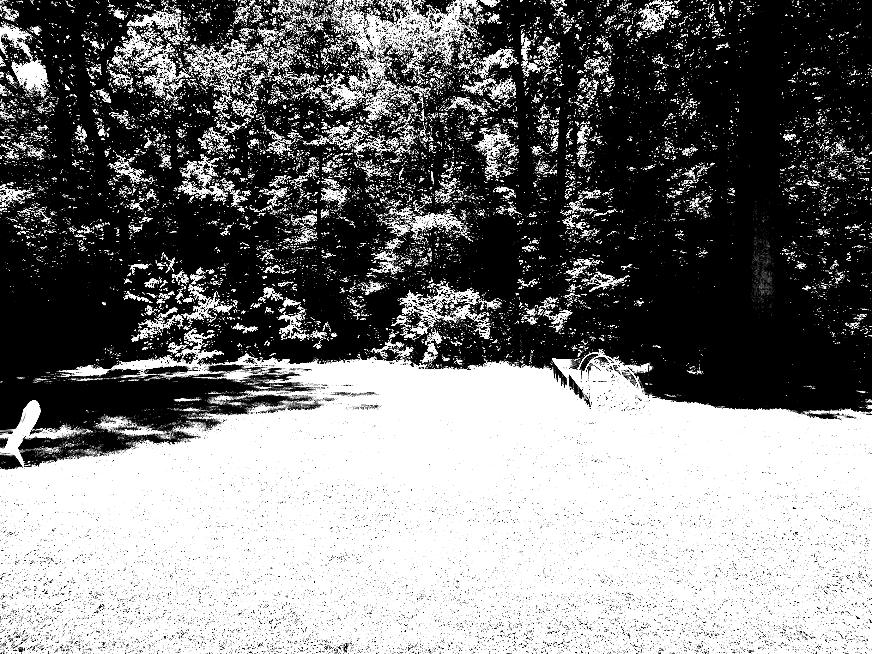
#> input picture test.jpg, 872 x 654 px, given as the content of the folder C:/Users/danie/Documents/Python/Sunlighttest/Test5/input, which was not available
$ python sunlightDetect.py
#> lines starting #> are read from the running program, lines starting #| are printed output that depends on the picture; pictures that were not available may be replaced by others from this repository, and a replacement may not be noted
from PIL import Image, ImageEnhance, ImageFilter
import os

##    Required paths:
##        inputPath - The path that will contain each of the input images
##        outputPath - The path where any output images will be saved
##        maskPath - The path to the greyscale mask image.
##            Black = Areas to analyze
##            White = Areas to ignore

inputPath = r'C:\Users\danie\Documents\Python\Sunlighttest\Test5\input'
outputPath = r'C:\Users\danie\Documents\Python\Sunlighttest\Test5\output'
maskPath = r'C:\Users\danie\Documents\Python\Sunlighttest\Test5\Mask.JPG'

def main():
    # imgs is a list containing the names of each of the jpg images located in the
    # inputPath.
    imgs = [file for file in os.listdir(inputPath) if '.' in file and file.split('.')[1].lower() == 'jpg']

    # Sunmaps show areas of direct sunlight.  These areas are added together to
    # determine how much each area is exposed to sunlight.  sunmaps is a list
    # consisting of pillow image objects.
    sunmaps = []

    for img in imgs:
        inputImg = Image.open(inputPath + '\\' + img)
#> inputImg is the input picture: PIL image 872x654 L; min 0, max 255, mean 123.9

        if maskPath:
            inputMask = Image.open(maskPath)
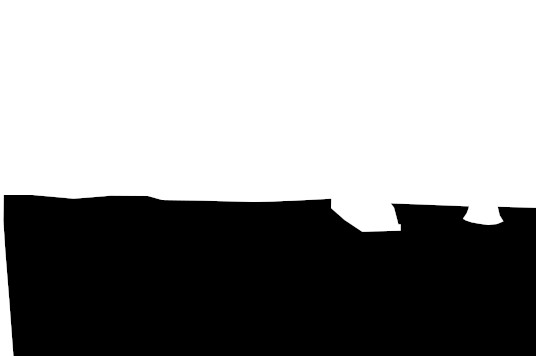
#> input picture mask.jpg, 536 x 356 px, found by its file name
#> inputMask is the input picture: PIL image 536x356 L; min 0, max 255, mean 148.6
        else:
            inputMask = None

        sunMap = create_sunlight_map(inputImg, inputMask, saveBW=True)
        outputFile = img.split('.')[0] + '_sunMap.jpg'
        sunMap.save(outputPath + '\\' + outputFile)
        create_sunlight_map_overlay(inputImg, sunMap, img)
        calculate_sun_exposure(5)


def create_sunlight_map(img, mask, v=229, show=False, saveBW=False, contrast=2.5):
    # Convert to BW image
#> called with v = 229, show = False, saveBW = True, contrast = 2.5
    print(img)
#| <PIL.JpegImagePlugin.JpegImageFile image mode=L size=872x654 at 0x7FC10A325710>
    imgBW = img.convert("L")

    if mask:
        mask = mask.convert("L")

    # Blur image
##    imgBW = imgBW.filter(ImageFilter.GaussianBlur(5))
    imgBW = imgBW.filter(ImageFilter.GaussianBlur(3))
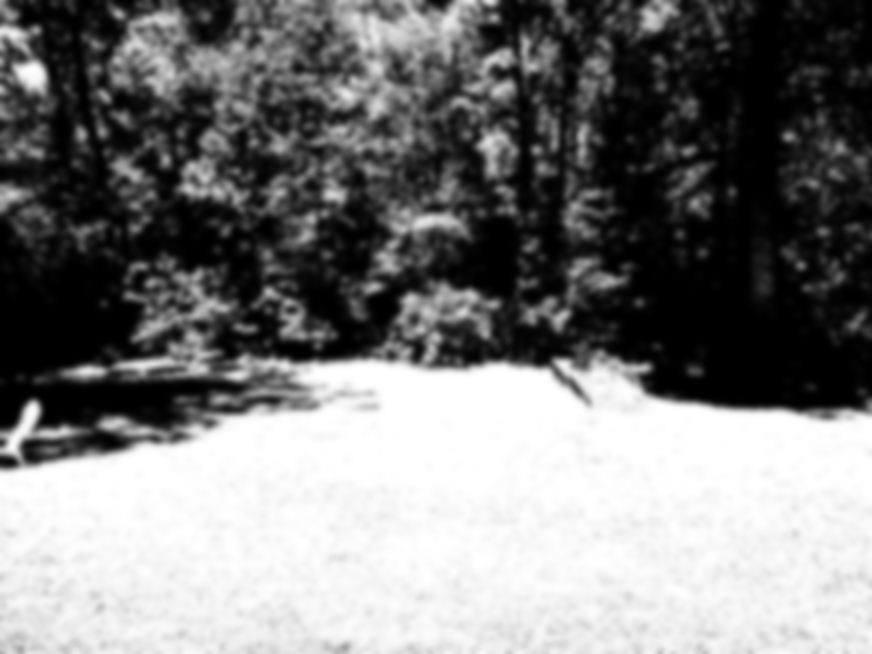
#> imgBW: PIL image 872x654 L; min 0, max 255, mean 123.9
    imgBW.save(outputPath + '\\' + img.filename.split('\\')[-1].split('.')[0] + '_blur.jpg')
    # Increase Contrast
    cont = ImageEnhance.Contrast(imgBW)

    imgBW = cont.enhance(contrast)
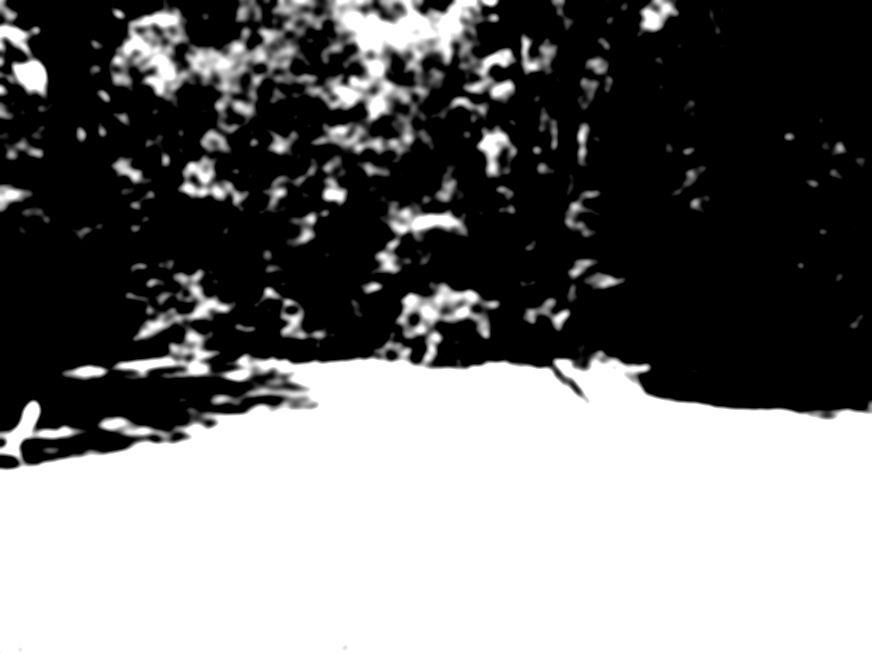
#> imgBW: PIL image 872x654 L; min 0, max 255, mean 116.7

    if saveBW:
        imgBW.save(outputPath + '\\' + img.filename.split('\\')[-1].split('.')[0] + '_contrast.jpg')

    # Create image to draw sunlit areas.  This will become the output sunlight map
    sunMap = Image.new("L", imgBW.size, 255)
#> sunMap: PIL image 872x654 L; every value is 255

    # For each pixelin the mask image, check for sunlight in the enhanced input
    # image.  If sunlight is present, output = 0.  Else output = 255.
    w, h = imgBW.size
#> w = 872; h = 654

    for x in range(w):
        for y in range(h):
            # Get value of mask if available, otherwise set mask value to 0,
            # which will run analysis on the whole image.
            if mask:
                maskV = mask.getpixel((x,y))
            else:
                maskV = 0

            if maskV < 125:
                inputV = imgBW.getpixel((x,y))
                if inputV > v:
                    sunMap.putpixel((x,y), 0)

    # Return sunlight map
    if(show):
        sunMap.show()

    return sunMap


# [14 lines left out: function create_sunlight_map_overlay, not called in this run]

def test():
    calculate_sun_exposure(5)


# [30 lines left out: function calculate_sun_exposure, not called in this run]

#test()
#> (the run stopped early here; a loop or call above may not have finished)
